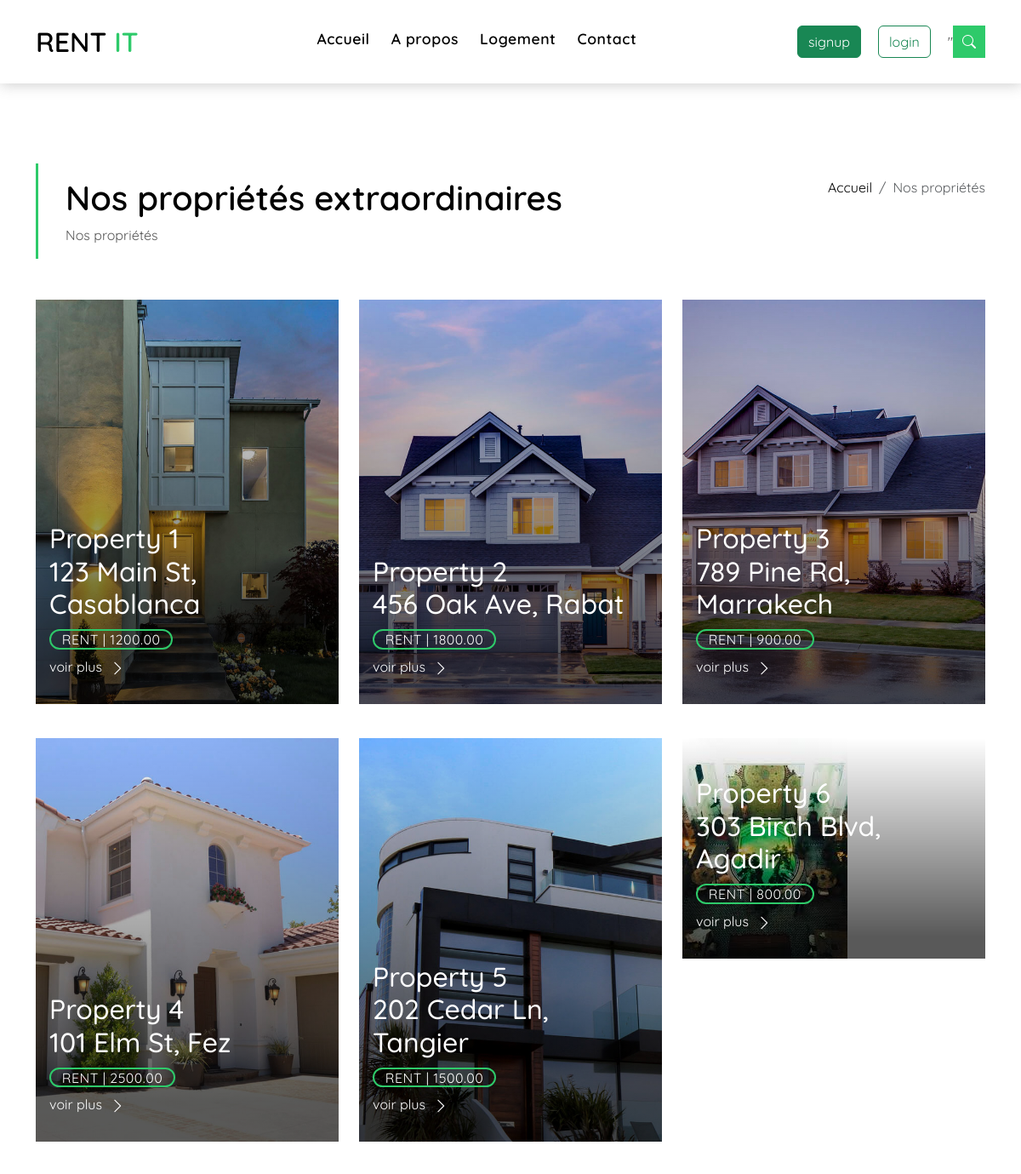
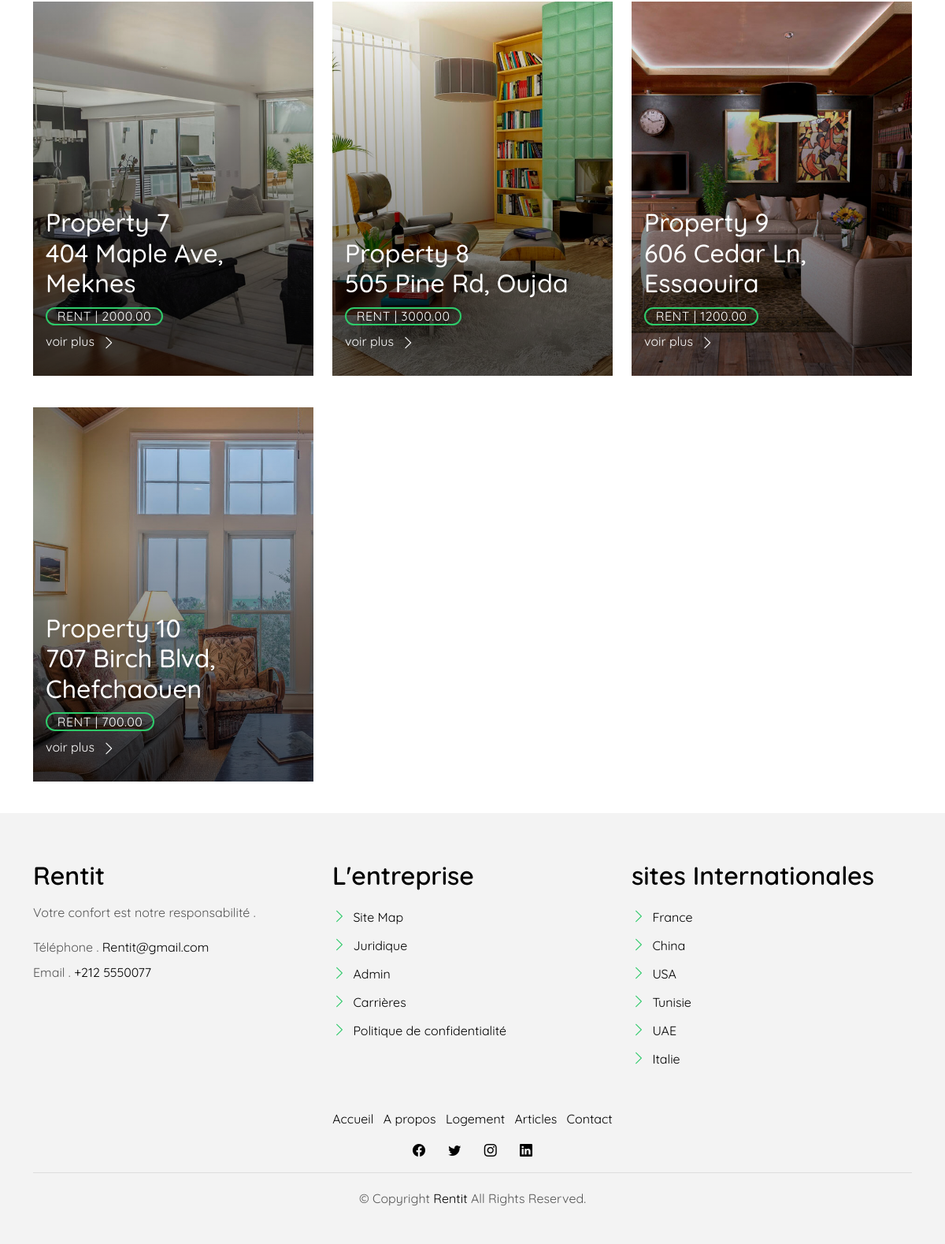
Page /index.php?page=all_properties on the committed database (2 pictures, top to bottom).
### tables this page shows
CREATE TABLE `logement` (
  `id` INT NOT NULL PRIMARY KEY AUTO_INCREMENT,
  `name` VARCHAR(255) NOT NULL,  
  `adresse` VARCHAR(255) NOT NULL,
  `type_logement` ENUM('apartment', 'house', 'condo', 'villa', 'townhouse', 'other') NOT NULL,
  `nombre_chambres` INT DEFAULT NULL,
  `prix` DECIMAL(10,2) NOT NULL,
  `image_path` VARCHAR(255) DEFAULT NULL,
  `description` TEXT NOT NULL,
  `status` ENUM('available', 'rented', 'unavailable') NOT NULL DEFAULT 'available',
  `area` DECIMAL(10,2) NOT NULL,
  `beds` INT NOT NULL,
  `baths` INT NOT NULL,
  `garage` INT NOT NULL,  
  `city` VARCHAR(100) NOT NULL
);

### models/logementModel.php (called while the page is built, shortened)
<?php
class LogementModel {
    public function __construct() {
        $this->db = $this->connectToDatabase();
    }
    private function connectToDatabase() {
        require_once('database_connection.php');
        return $mysqli;
    }
    public function getAllLogements() {
        $query = "SELECT * FROM logement";
        $result = $this->db->query($query);
        $logements = [];
        while ($row = $result->fetch_assoc()) {
            $logements[] = $row;
        }
        return $logements;
    }
}

### controllers/logementController.php (called while the page is built, shortened)
<?php
    require_once('models/logementModel.php');
  function allLogement(){
    $logementModel = new LogementModel();
    $data = $logementModel->getAllLogements();
    return $data;
  }
?>

### view/client/all_properties.php (the view)
<?php
  $logements = allLogement();
?>
<main id="main">
    <section class="intro-single">
      <div class="container">
        <div class="row">
          <div class="col-md-12 col-lg-8">
            <div class="title-single-box">
              <h1 class="title-single">Nos propriétés extraordinaires</h1>
              <span class="color-text-a">Nos propriétés</span>
            </div>
          </div>
          <div class="col-md-12 col-lg-4">
            <nav aria-label="breadcrumb" class="breadcrumb-box d-flex justify-content-lg-end">
              <ol class="breadcrumb">
                <li class="breadcrumb-item">
                  <a href="#">Accueil</a>
                </li>
                <li class="breadcrumb-item active" aria-current="page">
                  Nos propriétés
                </li>
              </ol>
            </nav>
          </div>
        </div>
      </div>
    </section>
    <section class="property-grid grid">
      <div class="container">
        <div class="row">
          <?php
            foreach ($logements as $logement) {
              echo '
            <div class="col-md-4">
              <div class="card-box-a card-shadow">
                <div class="img-box-a">
                  <img src="assets/img/'.$logement["image_path"].'" alt="'.$logement['name'].', '.$logement['adresse'].', '.$logement['city'].'" class="img-a img-fluid">
                </div>
                <div class="card-overlay">
                  <div class="card-overlay-a-content">
                    <div class="card-header-a">
                      <h2 class="card-title-a">
                        <a href="'.$_SERVER['PHP_SELF'].'?page=logement&id='.$logement['id'].'">'.$logement['name'].'
                        <br />'.$logement['adresse'].', '.$logement['city'].'</a>
                      </h2>
                    </div>
                    <div class="card-body-a">
                      <div class="price-box d-flex">
                        <span class="price-a">rent | '.$logement["prix"].'</span>
                      </div>
                      <a href="'.$_SERVER['PHP_SELF'].'?page=logement&id='.$logement['id'].'" class="link-a">voir plus
                      <span class="bi bi-chevron-right"></span></a>
                    </div>
                    <div class="card-footer-a">
                      <ul class="card-info d-flex justify-content-around">
                        <li>
                          <h4 class="card-info-title">Zone</h4>
                          <span>'.$logement['area'].'
                            <sup>2</sup>
                          </span>
                        </li>
                        <li>
                          <h4 class="card-info-title">Lits</h4>
                          <span>'.$logement['beds'].'</span>
                        </li>
                        <li>
                          <h4 class="card-info-title">Bains</h4>
                          <span>'.$logement['baths'].'</span>
                        </li>
                        <li>
                          <h4 class="card-info-title">Garages</h4>
                          <span>'.$logement['garage'].'</span>
                        </li>
                      </ul>
                    </div>
                  </div>
                </div>
              </div>
            </div>
               ';
            }
            ?>
        </div>
      </div>
    </section>
  </main>

### index.php (shortened to what this page needs)
<!DOCTYPE html>
<html lang="en">
<head>
  <link href="assets/vendor/animate.css/animate.min.css" rel="stylesheet">
  <link href="assets/vendor/bootstrap/css/bootstrap.min.css" rel="stylesheet">
  <link href="assets/vendor/bootstrap-icons/bootstrap-icons.css" rel="stylesheet">
  <link href="assets/vendor/swiper/swiper-bundle.min.css" rel="stylesheet">
  <link href="assets/css/style.css" rel="stylesheet">
</head>
<body>
<?php
    include('./view/home.php');
?>
</body>
</html>

### view/home.php (shortened to what this page needs)
<?php
require_once('controllers/logementController.php');
if (isset($_SESSION["type"])) {
    if($_SESSION["type"]==="administrator"){
        echo '<script src="assets\js\dashboardStyle.js"></script>';
        include('view\admin\dashboard.php');
    }
    if($_SESSION["type"]==="client"){
        include('view\client\clientHome.php');
    }
} else {
    include('view\client\clientHome.php');
}
?>

### view/header.php (shortened to what this page needs)
<nav class="navbar navbar-default navbar-trans navbar-expand-lg fixed-top">
    <div class="container">
      <a class="navbar-brand text-brand" href="<?php echo $_SERVER['PHP_SELF'] ?>">RENT <span class="color-b">IT</span></a>
      <div class="navbar-collapse collapse justify-content-center" id="navbarDefault">
        <ul class="navbar-nav">
          <li class="nav-item">
            <a class="nav-link" href="<?php echo $_SERVER['PHP_SELF'] ?>">Accueil</a>
          </li>
          <li class="nav-item">
            <a class="nav-link " href="<?php echo $_SERVER['PHP_SELF'] . "?page=about" ?>">A propos</a>
          </li>
          <li class="nav-item">
            <a class="nav-link " href="<?php echo $_SERVER['PHP_SELF'] . "?page=all_properties" ?>">Logement</a>
          </li>
          <li class="nav-item">
            <a class="nav-link " href="<?php echo $_SERVER['PHP_SELF'] . "?page=contactUs" ?>">Contact</a>
          </li>
        </ul>
      </div>
      <?php
        include("view\userIcon.php");
      ?>
      <button type="button" class="btn btn-b-n navbar-toggle-box navbar-toggle-box-collapse" data-bs-toggle="collapse" data-bs-target="#navbarTogglerDemo01">
        <i class="bi bi-search"></i>
      </button>
    </div>
  </nav>

### view/userIcon.php
<?php
if(isset($_SESSION["id"]) && isset($_SESSION["type"])){
    echo '
    <a href="'.htmlspecialchars($_SERVER['PHP_SELF']) . '?page=logout'.'" class="btn btn-outline-danger mr-2">
       logout
    </a>';
}
else{
    echo '
    <a href="'.htmlspecialchars($_SERVER['PHP_SELF']) . '?page=signup'.'" class="btn btn btn-success mr-2">
       signup
    </a>
    <a href="'.htmlspecialchars($_SERVER['PHP_SELF']) . '?page=login'.'" class="btn btn-outline-success mr-2">
       login
    </a>';
}
?>''

### view/client/clientHome.php (shortened to what this page needs)
<?php
include('view/header.php');
if (isset($_GET['page'])) {
    switch ($_GET['page']) {
        case 'all_properties':
            include('all_properties.php');
            break;
    }
}
include('view/footer.php');
?>

### view/footer.php
<section class="section-footer">
    <div class="container">
      <div class="row">
        <div class="col-sm-12 col-md-4">
          <div class="widget-a">
            <div class="w-header-a">
              <h3 class="w-title-a text-brand">Rentit</h3>
            </div>
            <div class="w-body-a">
              <p class="w-text-a color-text-a">
                Votre confort est notre responsabilité .
              </p>
            </div>
            <div class="w-footer-a">
              <ul class="list-unstyled">
                <li class="color-a">
                  <span class="color-text-a">Téléphone .</span> Rentit@gmail.com
                </li>
                <li class="color-a">
                  <span class="color-text-a">Email .</span> +212 5550077
                </li>
              </ul>
            </div>
          </div>
        </div>
        <div class="col-sm-12 col-md-4 section-md-t3">
          <div class="widget-a">
            <div class="w-header-a">
              <h3 class="w-title-a text-brand">L'entreprise</h3>
            </div>
            <div class="w-body-a">
              <div class="w-body-a">
                <ul class="list-unstyled">
                  <li class="item-list-a">
                    <i class="bi bi-chevron-right"></i> <a href="<?php echo $_SERVER['PHP_SELF'] . "?page=contactUs" ?>">Site Map</a>
                  </li>
                  <li class="item-list-a">
                    <i class="bi bi-chevron-right"></i> <a href="<?php echo $_SERVER['PHP_SELF'] . "?page=contactUs" ?>">Juridique</a>
                  </li>
                  <li class="item-list-a">
                    <i class="bi bi-chevron-right"></i> <a href="<?php echo htmlspecialchars($_SERVER['PHP_SELF']) . '?page=login'?>"> Admin</a>
                  </li>
                  <li class="item-list-a">
                    <i class="bi bi-chevron-right"></i> <a href="<?php echo $_SERVER['PHP_SELF'] . "?page=contactUs" ?>">Carrières</a>
                  </li>
                  <li class="item-list-a">
                    <i class="bi bi-chevron-right"></i> <a href="<?php echo $_SERVER['PHP_SELF'] . "?page=contactUs" ?>">Politique de confidentialité</a>
                  </li>
                </ul>
              </div>
            </div>
          </div>
        </div>
        <div class="col-sm-12 col-md-4 section-md-t3">
          <div class="widget-a">
            <div class="w-header-a">
              <h3 class="w-title-a text-brand">sites Internationales</h3>
            </div>
            <div class="w-body-a">
              <ul class="list-unstyled">
                <li class="item-list-a">
                  <i class="bi bi-chevron-right"></i> <a href="#">France</a>
                </li>
                <li class="item-list-a">
                  <i class="bi bi-chevron-right"></i> <a href="#">China</a>
                </li>
                <li class="item-list-a">
                  <i class="bi bi-chevron-right"></i> <a href="#">USA</a>
                </li>
                <li class="item-list-a">
                  <i class="bi bi-chevron-right"></i> <a href="#">Tunisie</a>
                </li>
                <li class="item-list-a">
                  <i class="bi bi-chevron-right"></i> <a href="#">UAE</a>
                </li>
                <li class="item-list-a">
                  <i class="bi bi-chevron-right"></i> <a href="#">Italie</a>
                </li>
              </ul>
            </div>
          </div>
        </div>
      </div>
    </div>
  </section>
  <footer>
    <div class="container">
      <div class="row">
        <div class="col-md-12">
          <nav class="nav-footer">
            <ul class="list-inline">
              <li class="list-inline-item">
                <a href="#">Accueil</a>
              </li>
              <li class="list-inline-item">
                <a href="#">A propos</a>
              </li>
              <li class="list-inline-item">
                <a href="#">Logement</a>
              </li>
              <li class="list-inline-item">
                <a href="#">Articles</a>
              </li>
              <li class="list-inline-item">
                <a href="#">Contact</a>
              </li>
            </ul>
          </nav>
          <div class="socials-a">
            <ul class="list-inline">
              <li class="list-inline-item">
                <a href="#">
                  <i class="bi bi-facebook" aria-hidden="true"></i>
                </a>
              </li>
              <li class="list-inline-item">
                <a href="#">
                  <i class="bi bi-twitter" aria-hidden="true"></i>
                </a>
              </li>
              <li class="list-inline-item">
                <a href="#">
                  <i class="bi bi-instagram" aria-hidden="true"></i>
                </a>
              </li>
              <li class="list-inline-item">
                <a href="#">
                  <i class="bi bi-linkedin" aria-hidden="true"></i>
                </a>
              </li>
            </ul>
          </div>
          <div class="copyright-footer">
            <p class="copyright color-text-a">
              &copy; Copyright
              <span class="color-a">Rentit</span> All Rights Reserved.
            </p>
          </div>
        </div>
      </div>
    </div>
  </footer>

### rows in the picture
logement: image_path (picture), name "Property 1", adresse "123 Main St", city "Casablanca", prix "1200.00"
logement: image_path (picture), name "Property 2", adresse "456 Oak Ave", city "Rabat", prix "1800.00"
logement: image_path (picture), name "Property 3", adresse "789 Pine Rd", city "Marrakech", prix "900.00"
logement: image_path (picture), name "Property 4", adresse "101 Elm St", city "Fez", prix "2500.00"
logement: image_path (picture), name "Property 5", adresse "202 Cedar Ln", city "Tangier", prix "1500.00"
logement: image_path (picture), name "Property 6", adresse "303 Birch Blvd", city "Agadir", prix "800.00"
logement: image_path (picture), name "Property 7", adresse "404 Maple Ave", city "Meknes", prix "2000.00"
logement: image_path (picture), name "Property 8", adresse "505 Pine Rd", city "Oujda", prix "3000.00"
logement: image_path (picture), name "Property 9", adresse "606 Cedar Ln", city "Essaouira", prix "1200.00"
logement: image_path (picture), name "Property 10", adresse "707 Birch Blvd", city "Chefchaouen", prix "700.00"
